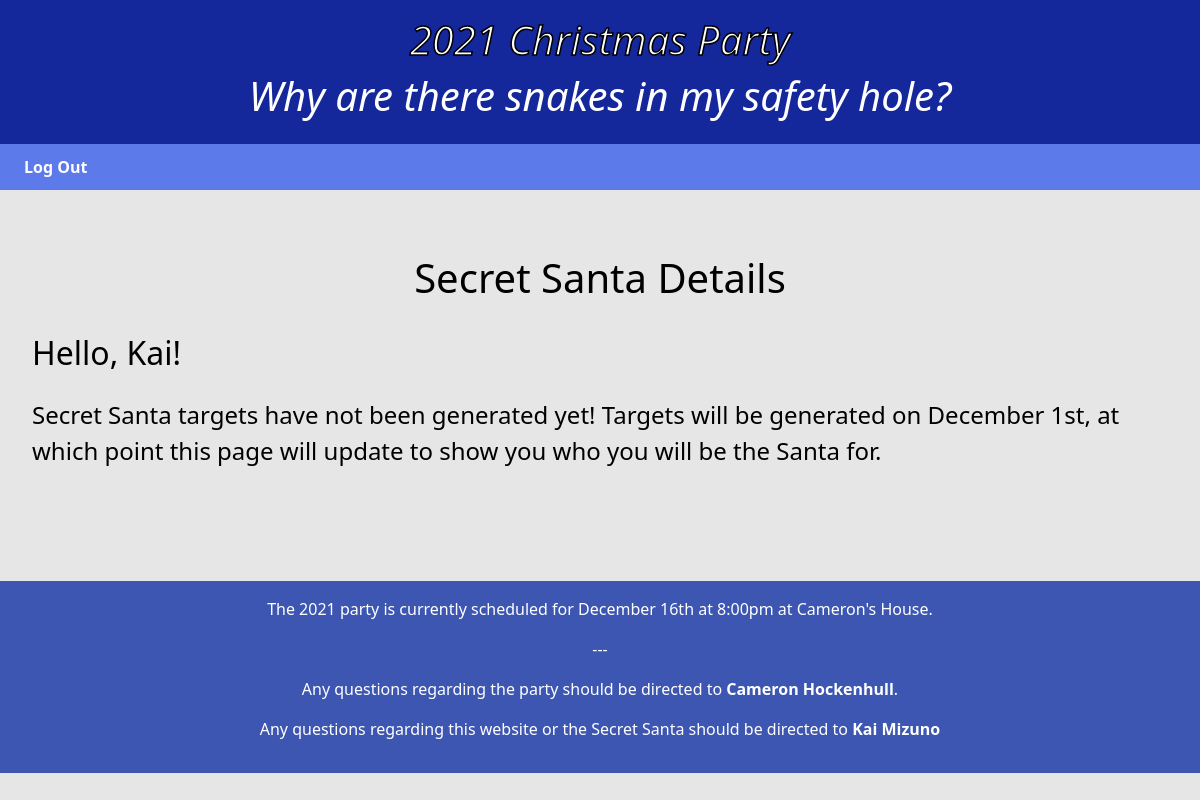
Before: /ss/santa.php (signed in) with the older database file.
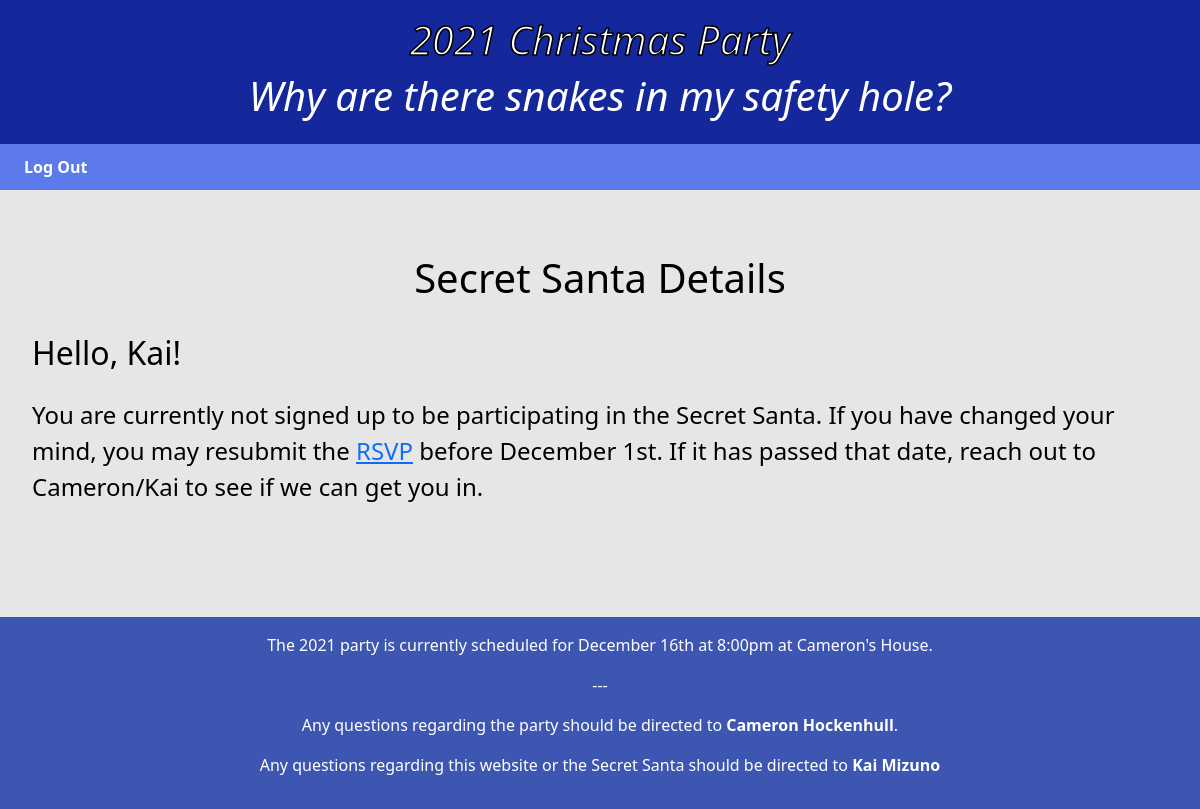
After: the same page with the newer database file.
### tables this page shows
CREATE TABLE party (
    year int NOT NULL,
    rsvp_deadline varchar(255),
    party_date varchar(255),
    party_location varchar(255) DEFAULT "Cameron's House",
    targets_assigned TINYINT DEFAULT 0,
    PRIMARY KEY (year)
);

### database/database.php (called while the page is built, shortened)
<?php
function getPerson($conn, $id) {
    $query = "SELECT * FROM people WHERE id=?";
    $stmt = $conn->prepare($query);
    $stmt->bind_param('i', $id);
    $stmt->execute();
    $result = $stmt->get_result();
    if ($result->num_rows > 0) {
        $row = $result->fetch_assoc();
        return $row;
    }
    else {
        return null;
    }
}
function getCurrentParty($conn) {
    $year = date("Y");
    $query = "SELECT * FROM party WHERE year=?";
    $stmt = $conn->prepare($query);
    $stmt->bind_param('i', $year);
    $stmt->execute();
    $result = $stmt->get_result();
    if ($result->num_rows > 0) {
        $row = $result->fetch_assoc();
        return $row;
    }
    else {
        return null;
    }
}
function getTarget($conn, $santa_id, $year) {
    $query = "SELECT * FROM pairs WHERE santa=? AND party=?";
    $stmt = $conn->prepare($query);
    $stmt->bind_param('ii', $santa_id, $year);
    $stmt->execute();
    $result = $stmt->get_result();
    if ($result->num_rows > 0) {
        $row = $result->fetch_assoc();
        return getPerson($conn, $row['target']);
    }
    else {
        return null;
    }
}
?>

### ss/santa.php (the view, shortened to what this page needs)
<!DOCTYPE html>
<html lang="en">
<head>
    <link href="https://cdn.jsdelivr.net/npm/bootstrap@5.1.3/dist/css/bootstrap.min.css" rel="stylesheet">
    <link rel="stylesheet" href="../common.css">
    <link rel="stylesheet" href="santa.css">
</head>
<body>
    <?php
        include "../database/database.php";
        $conn = getConnection();
        $id = $_SESSION['id'];
        $personRow = getPerson($conn, $id);
        $partyRow = getCurrentParty($conn);
    ?>
    <?php include '../common_header.php';?>
    <?php include 'santa_nav.php';?>
    <main>
    <h3>Secret Santa Details</h3>
    <h4 id="helloPerson">Hello, <?php echo $personRow['first_name'] ?>!</h4>
    <div id="santaInfoRegion">
    <?php if ( $personRow['in_secret_santa'] === 0 ): ?>
    <p id="notParticipating">You are currently not signed up to be participating in the Secret Santa. If you have changed your mind, you may resubmit the <a href="../rsvp/invite.php">RSVP</a> before <?php echo $partyRow['rsvp_deadline'] ?>. If it has passed that date, reach out to Cameron/Kai to see if we can get you in.</p>
    <?php else: ?>
        <?php
            $targetRow = getTarget($conn, $id, date("Y"));
        ?>
        <?php if ( is_null($targetRow) ): ?>
            <p id="resultsNotOut">Secret Santa targets have not been generated yet! Targets will be generated on <?php echo $partyRow['rsvp_deadline'] ?>, at which point this page will update to show you who you will be the Santa for.</p>
        <?php endif ?>
    <?php endif ?>
    </div>
    </main>
    <?php include '../common_footer.php';?>
</body>
</html>

### common_footer.php
<footer>
    <p>The <?php echo date("Y") ?> party is currently scheduled for <?php echo $partyRow['party_date'] ?> at <?php echo $partyRow['party_location'] ?>.</p>
    <p>---</p>
    <p>Any questions regarding the party should be directed to <strong>Cameron Hockenhull</strong>.</p>
    <p>Any questions regarding this website or the Secret Santa should be directed to <strong>Kai Mizuno</strong></p>
</footer>

Changed rows visible on the page:
changed people "Kai": in_secret_santa 1 → 0 (drawn)
Other visible differences:
text no longer shown: "Secret Santa targets have not been generated yet! Targets will be generated on , at which point this page will update to show you who you will be the Santa for."
text now shown: "You are currently not signed up to be participating in the Secret Santa. If you have changed your mind, you may resubmit the RSVP before . If it has passed that date, reach out to Cameron/Kai to see if we can get you in."
